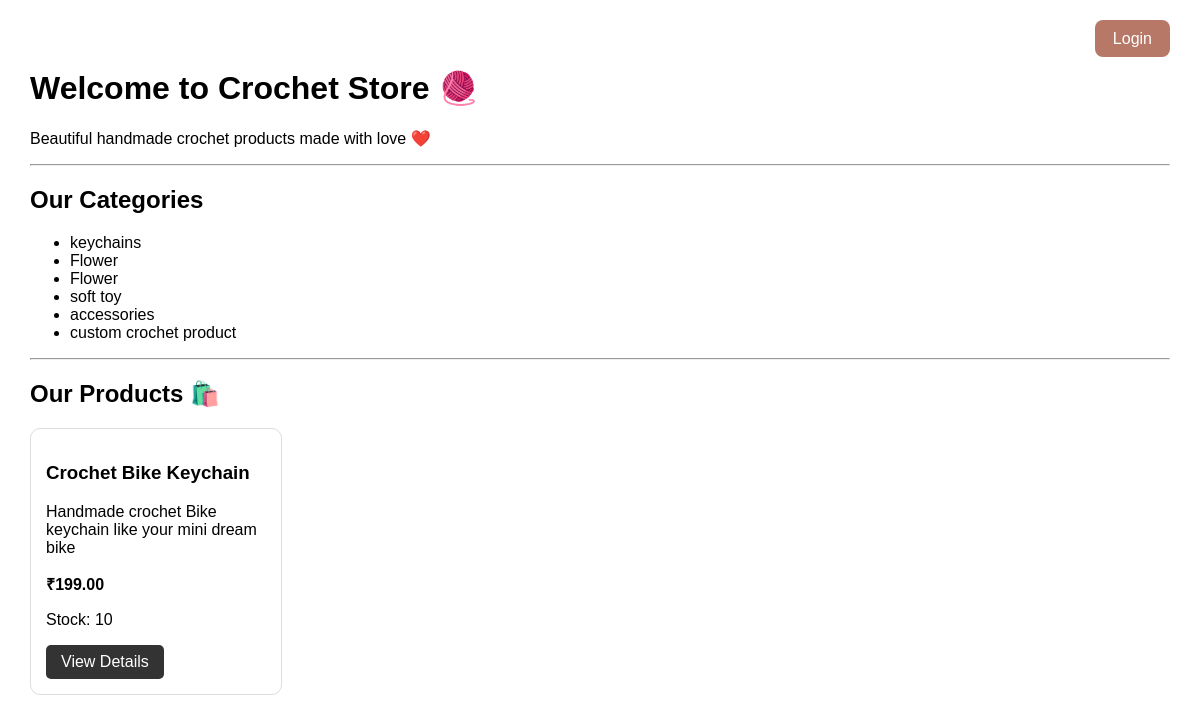
The page / on the database its author committed.
### crochetapp/models.py (models this page shows, shortened)
class Category(models.Model):
        name = models.CharField(max_length=100)
        description = models.TextField(blank=True)

class Product(models.Model):
        name = models.CharField(max_length=200)
        category = models.ForeignKey(
            Category,
            on_delete=models.CASCADE
        )
        price = models.DecimalField(
            max_digits=10,
            decimal_places=2
        )
        description = models.TextField()
        stock = models.PositiveIntegerField(default=0)
        image = models.ImageField(
            upload_to='products/',
            blank=True,
            null=True
        )
        created_at = models.DateTimeField(auto_now_add=True)

### crochetapp/views.py (the view)
def home(request):
    categories = Category.objects.all()
    products = Product.objects.all()
    return render(request, 'crochetapp/home.html', {
        'categories': categories,
        'products': products
    })

### crochetapp/templates/crochetapp/home.html (shortened to what this page needs)
<!DOCTYPE html>
<html lang="en">
<head>
</head>
<body>
    <div style="text-align: right; margin-bottom: 20px;">
    {% if user.is_authenticated %}
        <span>Welcome, {{ user.username }} 👋</span>
        <a href="{% url 'logout' %}"
           style="margin-left: 15px; padding: 10px 18px; background: #b87868; color: white; text-decoration: none; border-radius: 8px;">
            Logout
        </a>
    {% else %}
        <a href="{% url 'login' %}"
           style="padding: 10px 18px; background: #b87868; color: white; text-decoration: none; border-radius: 8px;">
            Login
        </a>
    {% endif %}
</div>
    <h1>Welcome to Crochet Store 🧶</h1>
    <p>Beautiful handmade crochet products made with love ❤️</p>
    <hr>
    <h2>Our Categories</h2>
    <ul>
        {% for category in categories %}
            <li>{{ category.name }}</li>
        {% endfor %}
    </ul>
    <hr>
    <h2>Our Products 🛍️</h2>
    <div class="products">
        {% for product in products %}
        <div class="product-card">
            <h3>{{ product.name }}</h3>
            <p>{{ product.description }}</p>
            <p class="price">₹{{ product.price }}</p>
            <p>Stock: {{ product.stock }}</p>
            <a href="{% url 'product_detail' product.id %}"
               class="details-button">
                View Details
            </a>
        </div>
        {% empty %}
            <p>No products available yet.</p>
        {% endfor %}
    </div>
</body>
</html>

### crochetapp/templates/crochetapp/home.html (style rules this page uses)
body { font-family: Arial, sans-serif; margin: 30px; }
.products { display: flex; flex-wrap: wrap; gap: 20px; }
.product-card { width: 220px; border: 1px solid #ddd; border-radius: 10px; padding: 15px; }
.price { font-weight: bold; }
.details-button { display: inline-block; padding: 8px 15px; background-color: #333; color: white; text-decoration: none; border-radius: 5px; }

### rows shown on the page
Category: name "keychains"
Category: name "Flower"
Category: name "Flower"
Category: name "soft toy"
Category: name "accessories"
Category: name "custom crochet product"
Product: name "Crochet Bike Keychain", description "Handmade crochet Bike keychain like your mini dream bike", price "199.00", stock "10"
